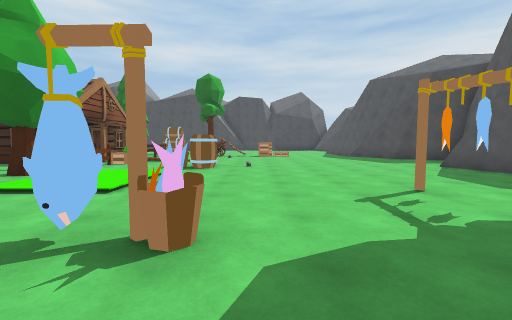
[1] (above)

20 first-person views from a walk through a scene from a Unity 3-D project. The camera is 1.4 m above the floor, tilts 4° down and sees 90° across. The floor is counted in squares, 2 m on a side. Each view is taken from the middle of a square. On the plan, view 1 faces up. The plan holds only what a view shows up to about 9 squares ahead; the rest is blank. The place goes on beyond the plan. The player character is not drawn.

[2]
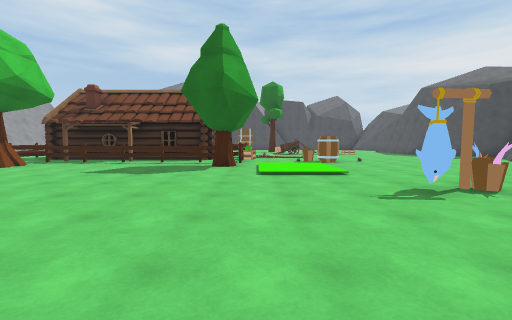

[3]
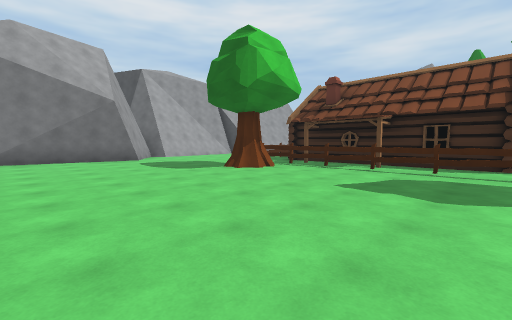

[4]
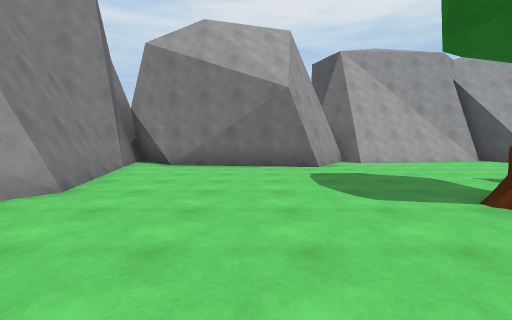

[5]
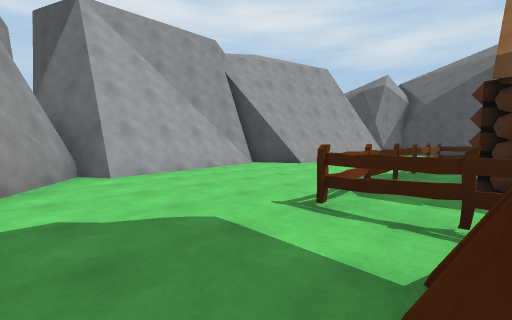

[6]
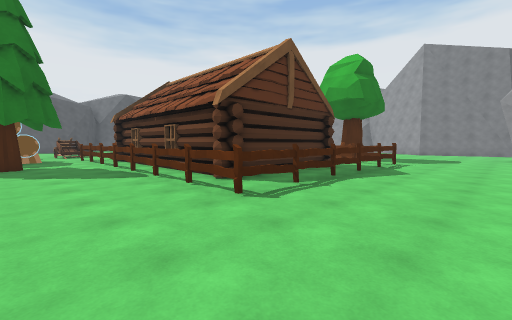

[7]
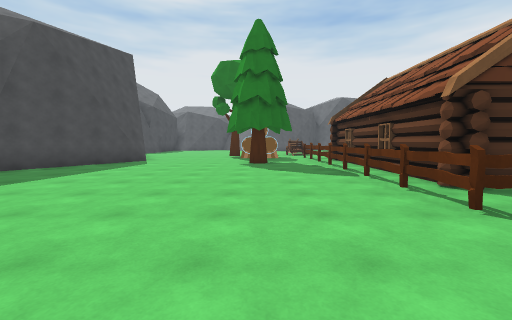

[8]
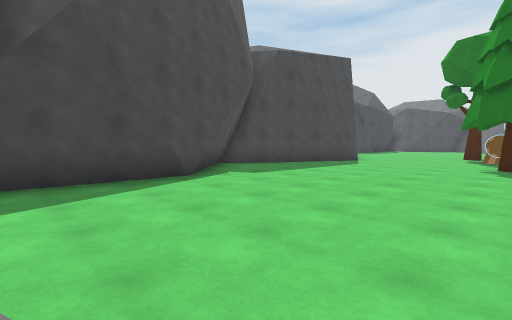

[9]
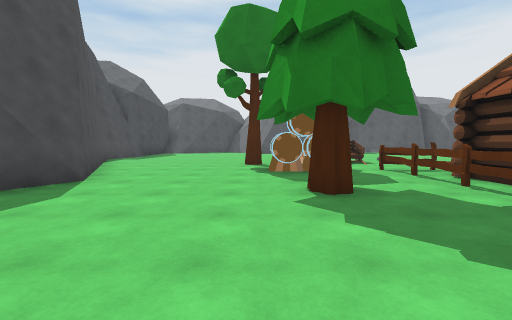

[10]
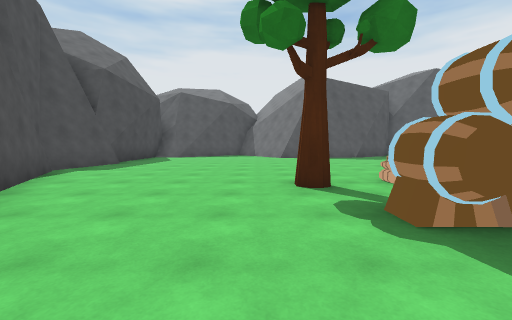

[11]
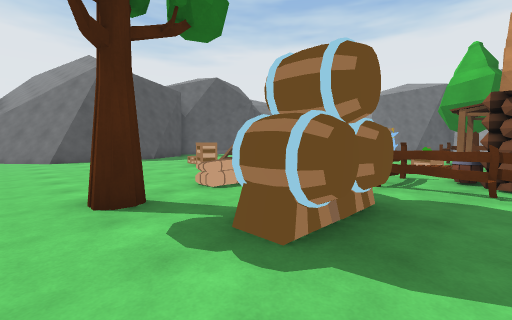

[12]
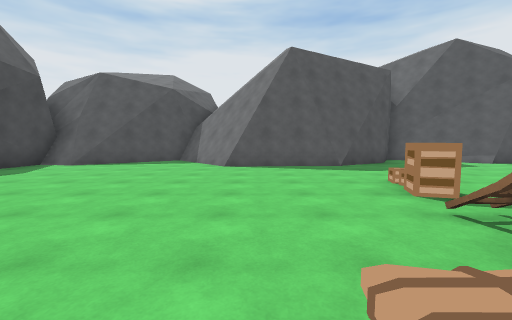

[13]
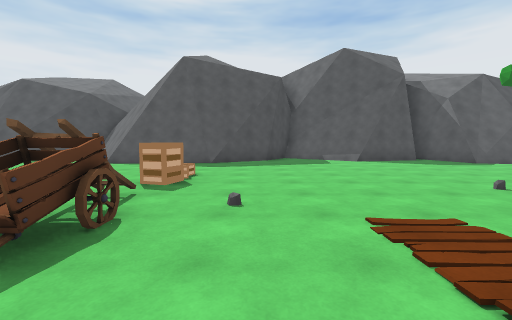

[14]
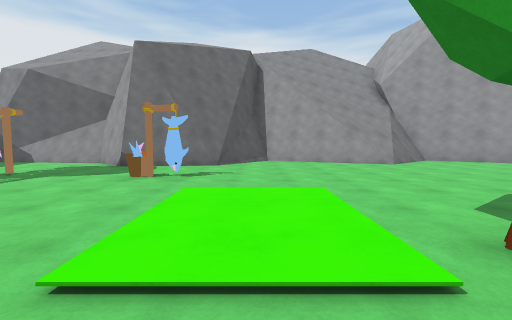

[15]
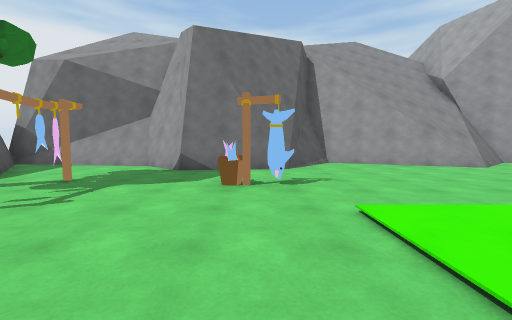

[16]
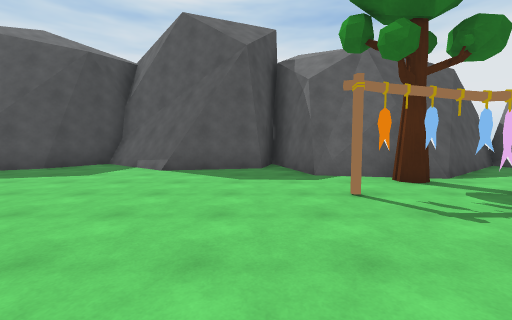

[17]
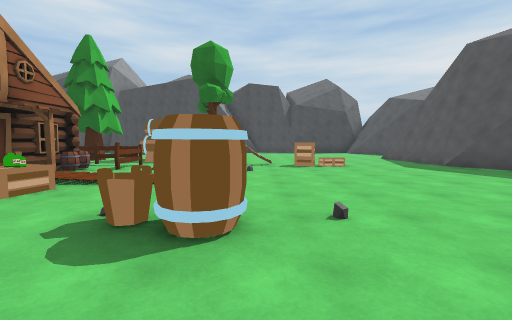

[18]
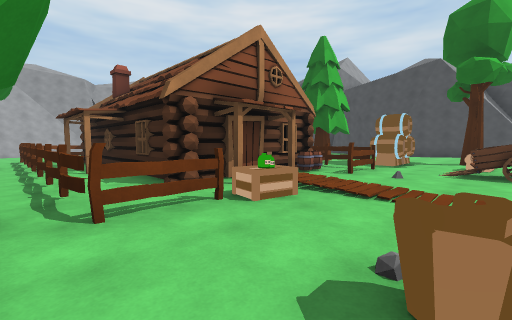

[19]
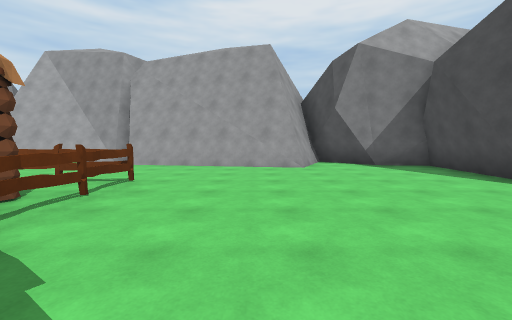

[20]
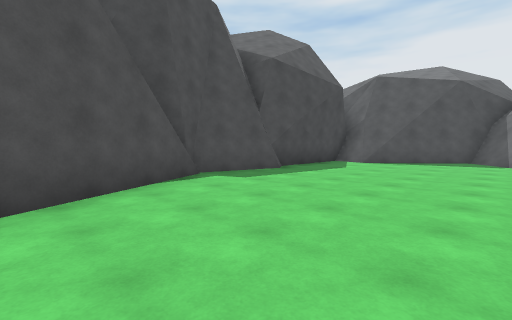

### Floor plan
Points are (right, up) in squares from view 1. A wall is a line through its corners. A room is listed if a view was taken in it or the views show most of it. See-through windows are left out.
Room 1 (views 1, 2, 3, 4, 5, 6, 7, 8, 9, 10, 11, 12, 13, 14, 15, 16, 17, 18, 19, 20)
walls: (-6, 19.3) (-7.1, 19.4); (5.1, 11.8) (4.8, 12.8); (4.6, 15.5) (7.2, 17.6) (4.8, 20.6); (-7.3, -1.1) (-3.2, -3); (4.5, 3.8) (7.1, 4.5); (-2.1, -1.3) (-1.3, -0.7); (-6.6, -1.7) (-3.3, -3.1) (-2.2, -1.7); (0.7, -0.4) (1.6, -1.2); (5.8, 4.9) (5.4, 7) (7.5, 9.6); (-17, 11) (-18.5, 10.3); (-2.4, -2) (-1.8, -0.7) (0.9, -0.4) (1.1, -0.8); (7.3, 9.7) (5.9, 10.5) (4.7, 12.4) (4.5, 15.7) (7.2, 17.9); (4.4, 1.9) (4.8, 3.7) (6.9, 4.2); (-12.3, 20.1) (-13.9, 19.6); (-0.9, 21.9) (-6.4, 19.1) (-10.2, 21.3) (-10.6, 21.9) (-13.1, 19.6) (-16.3, 20) (-16.8, 18.6); (-16.6, 15.3) (-17.4, 10.8); (-16.4, 16.2) (-16.8, 14.9); (-0.6, 22.3) (-1.1, 22.1); (-12.4, -0.8) (-9.1, -3) (-7.7, -1.9); (-16.8, 15.7) (-17.6, 10.8); (1.4, 21.5) (-1.2, 22.3); (-3.5, -3.1) (-2.1, -1.4); (-18.2, 9.6) (-17.6, 5.6); (4.5, 0.7) (4.3, 1.5); (1.6, 21.6) (1.2, 21.8); (1.9, -1.5) (2.4, -2) (4.4, -2.2) (5, -2.2); (-18.4, 9.4) (-17.9, 5.5); (-9.2, -2.9) (-7.6, -1.6); (2.2, -1.7) (5.7, -2.2); (-17.2, 16.5) (-16.2, 16.1); (-18.3, 5.2) (-16, 3.6) (-16.7, -1); (5.3, 19.9) (5, 20.8) (5.2, 21.7); (-16.6, 18.4) (-18.2, 17) (-17.5, 16.7); (5.5, 19.9) (5.3, 20.8) (5.4, 21.6) (1.2, 21.7); (-16.3, 0.8) (-16.8, -0.8); (-16.7, 18.7) (-16.9, 18); (-16.1, 20.1) (-16.3, 18.7); (5.1, -2.2) (6.5, -2.1); (-16.1, -1.7) (-15.7, -1.9) (-12.5, -1); (6.9, -2.2) (4, 1.4)
low walls: (4.7, 12.2) (4.6, 12.7); (5.5, 7.5) (7.3, 9.7); (4.4, 3.3) (4.5, 3.8); (-16.5, 14) (-17, 11); (-16.2, 16.1) (-16.4, 15.7); (-16.4, 15.9) (-17.2, 10.9); (4.2, 1) (4.1, 1.5); (-3.6, -3) (-1.8, -0.7); (2.1, -1.5) (6.6, -2.1); (-9.4, -2.8) (-7.8, -1.5); (4.8, 20.6) (5.1, 21.7); (-16.8, 18.6) (-18, 17.5); (-16, -1.9) (-12.4, -0.8)
objects: house (-13, 6) to (-5, 13); tree (-12, 5) to (-11, 6); tree (-7, 15); barrel (-6, 12) to (-5, 12); tree (-5, 6); crate (-5, 8) to (-5, 9); barrelstack (-5, 14) to (-5, 15); other object (-4, 8); other object (-4, 9); other object (-3, 14); tree (-3, 16); barrel (-2, 7) to (-1, 7); cart (-2, 13); other object (-1, 2); crate (0, 13); other object (2, 2); tree (4, 2)

Where each view was taken, in squares from view 1:
view 1: 0 up, 0 right, facing up
view 2: 2 down, 4 left, facing up
view 3: 0 up, 6 left, facing up-left
view 4: 2 up, 9 left, facing left
view 5: 4 up, 12 left, facing up-left
view 6: 15 up, 16 left, facing down-right
view 7: 15 up, 16 left, facing right
view 8: 15 up, 16 left, facing up-right
view 9: 16 up, 11 left, facing right
view 10: 17 up, 7 left, facing right
view 11: 17 up, 6 left, facing down-right
view 12: 15 up, 3 left, facing right
view 13: 11 up, 4 left, facing right
view 14: 7 up, 3 left, facing down
view 15: 6 up, 1 left, facing down
view 16: 5 up, 1 left, facing right
view 17: 5 up, 1 left, facing up
view 18: 6 up, 2 left, facing up-left
view 19: 15 up, 9 left, facing left
view 20: 17 up, 4 left, facing up-right
